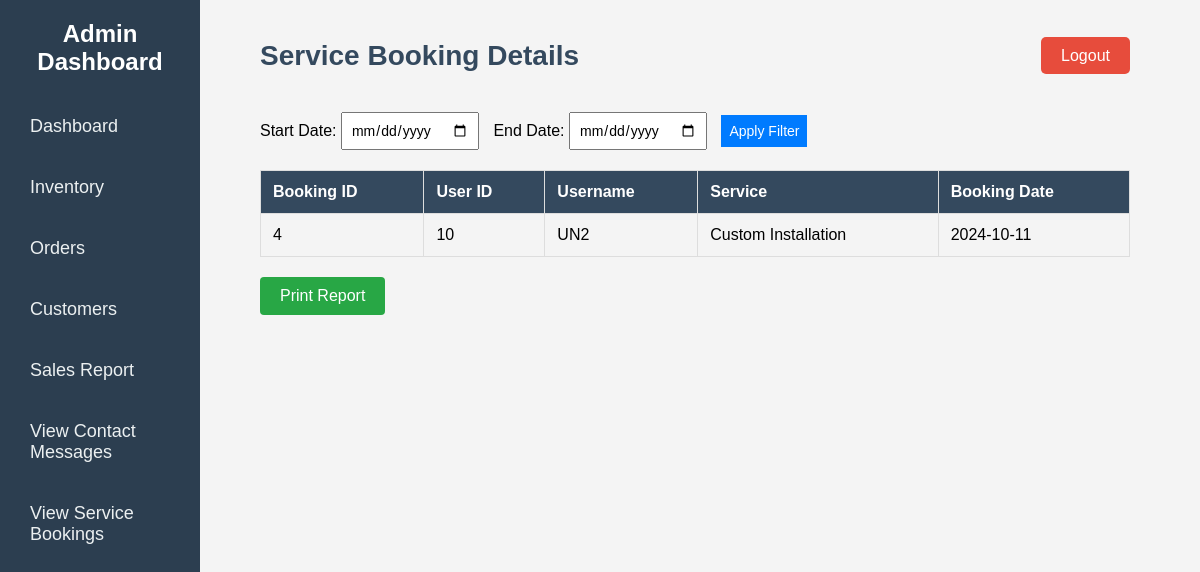
Screenshot of /Admin/view_servicebooking.php with the database file from the repository.
### tables this page shows
CREATE TABLE IF NOT EXISTS `bookings` (
  `id` int NOT NULL AUTO_INCREMENT,
  `user_id` int NOT NULL,
  `service` varchar(255) NOT NULL,
  `booking_date` date NOT NULL,
  PRIMARY KEY (`id`),
  KEY `user_id` (`user_id`)
);

CREATE TABLE IF NOT EXISTS `users` (
  `id` int NOT NULL AUTO_INCREMENT,
  `username` varchar(50) NOT NULL,
  `email` varchar(100) NOT NULL,
  `password` varchar(255) NOT NULL,
  `created_at` timestamp NULL DEFAULT CURRENT_TIMESTAMP,
  PRIMARY KEY (`id`),
  UNIQUE KEY `username` (`username`),
  UNIQUE KEY `email` (`email`)
);

### Admin/view_servicebooking.php (the view, shortened to what this page needs)
<!DOCTYPE html>
<html lang="en">
<head>
  <link rel="stylesheet" href="Dashboard.css">
</head>
<body>
  <div class="sidebar">
    <h2>Admin Dashboard</h2>
    <ul>
      <li><a href="Dashboard.php">Dashboard</a></li>
      <li><a href="inventory.php">Inventory</a></li>
      <li><a href="orders.php">Orders</a></li>
      <li><a href="customer.php">Customers</a></li>
      <li><a href="salesreport.php">Sales Report</a></li>
      <li><a href="view_contactmsg.php">View Contact Messages</a></li>
      <li><a href="#" class="active">View Service Bookings</a></li>
    </ul>
  </div>
  <div class="main-content">
    <div class="header">
      <h1>Service Booking Details</h1>
      <div class="logout">
        <a href="../Login-Signup/logout.php">Logout</a>
      </div>
    </div>
    <div class="filter-form">
      <form method="GET" action="">
          <label for="start_date">Start Date:</label>
          <input type="date" id="start_date" name="start_date" value="<?php echo isset($_GET['start_date']) ? $_GET['start_date'] : ''; ?>">
          <label for="end_date">End Date:</label>
          <input type="date" id="end_date" name="end_date" value="<?php echo isset($_GET['end_date']) ? $_GET['end_date'] : ''; ?>">
          <button type="submit">Apply Filter</button>
      </form>
    </div>
    <div class="container">
        <table>
            <thead>
                <tr>
                    <th>Booking ID</th>
                    <th>User ID</th>
                    <th>Username</th>
                    <th>Service</th>
                    <th>Booking Date</th>
                </tr>
            </thead>
            <tbody>
                <?php
                require '../db.php';
                $sql = "SELECT b.id AS booking_id, b.user_id, u.username, b.service, b.booking_date
                        FROM bookings b
                        JOIN users u ON b.user_id = u.id";
                $sql .= " ORDER BY b.booking_date DESC";
                $result = $conn->query($sql);
                if ($result->num_rows > 0) :
                    while ($row = $result->fetch_assoc()) :
                        ?>
                        <tr>
                            <td><?= $row['booking_id']; ?></td>
                            <td><?= $row['user_id']; ?></td>
                            <td><?= htmlspecialchars($row['username']); ?></td>
                            <td><?= htmlspecialchars($row['service']); ?></td>
                            <td><?= htmlspecialchars($row['booking_date']); ?></td>
                        </tr>
                    <?php endwhile; ?>
                <?php else : ?>
                    <tr>
                        <td colspan="5">No service bookings found.</td>
                    </tr>
                <?php endif; ?>
            </tbody>
        </table>
        <button class="print-btn" onclick="window.print()">Print Report</button>
    </div>
  </div>
</body>
</html>

### Admin/Dashboard.css (style rules this page uses)
* { margin: 0; padding: 0; box-sizing: border-box; font-family: "Arial", sans-serif; }
body { display: flex; min-height: 100vh; background-color: #f4f6f9; }
a { text-decoration: none; color: inherit; }
ul { list-style-type: none; }
.sidebar { width: 250px; background-color: #2c3e50; color: white; padding: 20px; height: 100vh; position: fixed; top: 0; left: 0; }
.sidebar h2 { text-align: center; margin-bottom: 30px; font-size: 24px; }
.sidebar ul { padding: 0; }
.sidebar ul li { margin: 20px 0; }
.sidebar ul li a { font-size: 18px; color: #ecf0f1; display: block; padding: 10px; border-radius: 5px; transition: 0.3s; }
.main-content { margin-left: 250px; padding: 20px; width: calc(100% - 250px); }
.header { display: flex; justify-content: space-between; align-items: center; margin-bottom: 40px; }
.header h1 { font-size: 28px; color: #34495e; }
.logout a { padding: 10px 20px; background-color: #e74c3c; color: white; border-radius: 5px; transition: 0.3s; }
table { width: 100%; border-collapse: collapse; text-align: left; }
thead th { background-color: #34495e; color: white; padding: 12px; }
tbody td { padding: 12px; }
td, th { border-bottom: 1px solid #ddd; }

### Admin/view_servicebooking.php (style rules this page uses)
body { font-family: 'Roboto', sans-serif; background-color: #f4f4f4; margin: 0; padding: 20px; }
.print-btn { margin-top: 20px; padding: 10px 20px; background-color: #28a745; color: white; border: none; cursor: pointer; font-size: 16px; border-radius: 4px; }
table { width: 100%; border-collapse: collapse; margin-top: 20px; }
th, td { border: 1px solid #ddd; padding: 8px; text-align: left; }
th { background-color: #f2f2f2; }
.filter-form { margin-bottom: 20px; }
.filter-form input, .filter-form button { padding: 8px; margin-right: 10px; font-size: 14px; }
.filter-form button { background-color: #007bff; color: white; border: none; cursor: pointer; }
.sidebar { width: 200px; float: left; }
.main-content { margin-left: 220px; }
.container { max-width: 1200px; margin: auto; }
h1 { color: #3a6ea5; }

### rows the page displays
bookings: id "4", user "10", user.username "UN2", service "Custom Installation", booking_date "2024-10-11"
